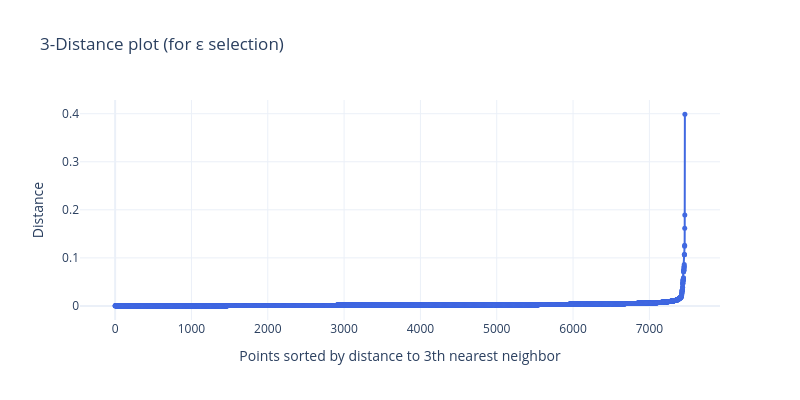

The notebook cell this image was saved under:
### Code cell
# Epsilon

# Use NearestNeighbors to compute distances to k-th nearest NearestNeighbors.
k = minPts
neighbors = NearestNeighbors(n_neighbors=k)
neighbors_fit = neighbors.fit(df_strat_sample_scaled)
distances, indices = neighbors_fit.kneighbors(df_strat_sample_scaled)

# Sort the distances to the k-th neighbor (use for elbow/knee method).
k_distances = np.sort(distances[:, -1])

# Plot the k-distance graph.
fig = go.Figure()

fig.add_trace(go.Scatter(
    y=k_distances,
    mode='lines+markers',
    line=dict(color='royalblue'),
    marker=dict(size=5),
    name=f'{k}-th Nearest Neighbor Distance'
))

fig.update_layout(
    title=f'{k}-Distance plot (for ε selection)',
    xaxis_title=f'Points sorted by distance to {k}th nearest neighbor',
    yaxis_title='Distance',
    template='plotly_white',
    hovermode='x unified',
    height=400,
    width=800
)

fig.show()

### Figure 1 — Plotly figure (JSON) as saved in the notebook; plotly's stock layout.template omitted (floating-point values rounded to 4 significant figures; data arrays with more than 128 entries replaced by an {"elided": "..."} marker saying what was removed)
{"data": [{"line": {"color": "royalblue"}, "marker": {"size": 5}, "mode": "lines+markers", "name": "3-th Nearest Neighbor Distance", "type": "scatter", "y": {"elided": "7466 float values"}}], "layout": {"height": 400, "hovermode": "x unified", "title": {"text": "3-Distance plot (for ε selection)"}, "width": 800, "xaxis": {"title": {"text": "Points sorted by distance to 3th nearest neighbor"}}, "yaxis": {"title": {"text": "Distance"}}}}
